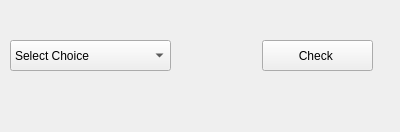
<?xml version="1.0" encoding="UTF-8"?>
<ui version="4.0">
 <class>Form</class>
 <widget class="QWidget" name="Form">
  <property name="geometry">
   <rect>
    <x>0</x>
    <y>0</y>
    <width>400</width>
    <height>132</height>
   </rect>
  </property>
  <property name="windowTitle">
   <string>Form</string>
  </property>
  <widget class="QComboBox" name="comboBox">
   <property name="geometry">
    <rect>
     <x>10</x>
     <y>40</y>
     <width>161</width>
     <height>31</height>
    </rect>
   </property>
   <item>
    <property name="text">
     <string>Select Choice</string>
    </property>
   </item>
  </widget>
  <widget class="QPushButton" name="pushButton">
   <property name="geometry">
    <rect>
     <x>262</x>
     <y>40</y>
     <width>111</width>
     <height>31</height>
    </rect>
   </property>
   <property name="text">
    <string>Check </string>
   </property>
  </widget>
 </widget>
 <resources/>
 <connections/>
</ui>
